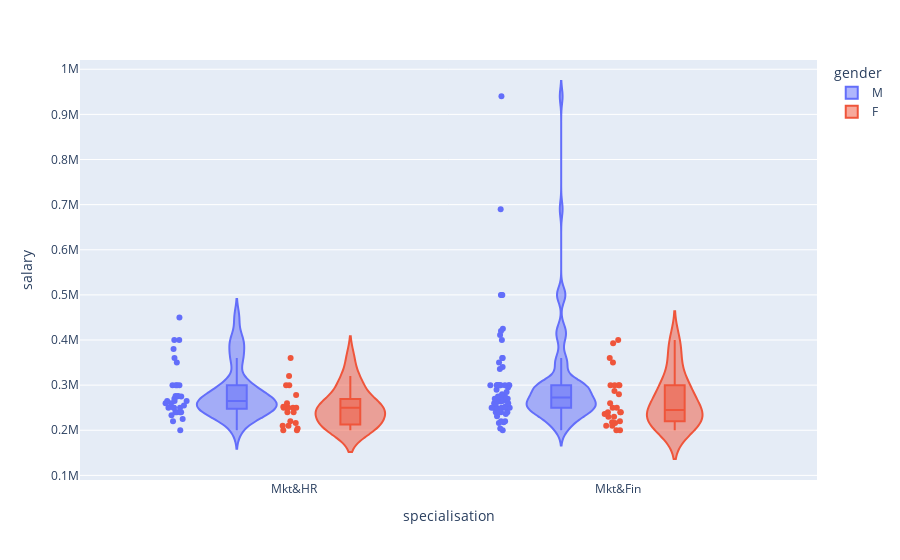

Notebook code cell kept with this figure:
### Code cell
import plotly_express as px
px.violin(placed,y="salary",x="specialisation",color="gender",box=True,points="all")

### Figure 1 — Plotly figure (JSON) as saved in the notebook; plotly's stock layout.template omitted (floating-point values rounded to 4 significant figures)
{"data": [{"alignmentgroup": "True", "box": {"visible": true}, "hovertemplate": "gender=M<br>specialisation=%{x}<br>salary=%{y}<extra></extra>", "legendgroup": "M", "marker": {"color": "#636efa"}, "name": "M", "offsetgroup": "M", "orientation": "v", "points": "all", "scalegroup": "True", "showlegend": true, "type": "violin", "x": ["Mkt&HR", "Mkt&Fin", "Mkt&Fin", "Mkt&Fin", "Mkt&Fin", "Mkt&Fin", "Mkt&HR", "Mkt&Fin", "Mkt&Fin", "Mkt&Fin", "Mkt&HR", "Mkt&Fin", "Mkt&HR", "Mkt&Fin", "Mkt&Fin", "Mkt&HR", "Mkt&Fin", "Mkt&Fin", "Mkt&HR", "Mkt&HR", "Mkt&Fin", "Mkt&Fin", "Mkt&Fin", "Mkt&Fin", "Mkt&Fin", "Mkt&Fin", "Mkt&Fin", "Mkt&HR", "Mkt&Fin", "Mkt&Fin", "Mkt&Fin", "Mkt&Fin", "Mkt&Fin", "Mkt&Fin", "Mkt&Fin", "Mkt&Fin", "Mkt&Fin", "Mkt&Fin", "Mkt&Fin", "Mkt&Fin", "Mkt&Fin", "Mkt&Fin", "Mkt&Fin", "Mkt&HR", "Mkt&HR", "Mkt&HR", "Mkt&HR", "Mkt&Fin", "Mkt&HR", "Mkt&HR", "Mkt&Fin", "Mkt&Fin", "Mkt&HR", "Mkt&Fin", "Mkt&HR", "Mkt&HR", "Mkt&HR", "Mkt&Fin", "Mkt&HR", "Mkt&HR", "Mkt&HR", "Mkt&Fin", "Mkt&Fin", "Mkt&Fin", "Mkt&Fin", "Mkt&HR", "Mkt&HR", "Mkt&Fin", "Mkt&Fin", "Mkt&Fin", "Mkt&Fin", "Mkt&Fin", "Mkt&HR", "Mkt&Fin", "Mkt&HR", "Mkt&Fin", "Mkt&Fin", "Mkt&HR", "Mkt&Fin", "Mkt&HR", "Mkt&Fin", "Mkt&HR", "Mkt&Fin", "Mkt&HR", "Mkt&Fin", "Mkt&Fin", "Mkt&Fin", "Mkt&HR", "Mkt&Fin", "Mkt&HR", "Mkt&Fin", "Mkt&HR", "Mkt&HR", "Mkt&Fin", "Mkt&Fin", "Mkt&Fin", "Mkt&Fin", "Mkt&Fin", "Mkt&Fin"], "x0": " ", "xaxis": "x", "y": [270000, 200000, 250000, 425000, 252000, 231000, 260000, 250000, 300000, 236000, 265000, 240000, 265000, 350000, 411000, 300000, 204000, 250000, 450000, 220000, 240000, 360000, 268000, 265000, 260000, 300000, 240000, 275000, 275000, 275000, 360000, 240000, 240000, 218000, 336000, 500000, 270000, 300000, 300000, 300000, 220000, 260000, 420000, 380000, 240000, 360000, 200000, 300000, 250000, 250000, 300000, 240000, 276000, 940000, 240000, 250000, 400000, 250000, 300000, 250000, 225000, 220000, 265000, 260000, 300000, 400000, 233000, 300000, 690000, 270000, 340000, 250000, 255000, 300000, 300000, 285000, 500000, 240000, 290000, 300000, 500000, 350000, 265000, 276000, 280000, 264000, 270000, 275000, 250000, 265000, 300000, 240000, 260000, 250000, 300000, 216000, 400000, 275000, 295000], "y0": " ", "yaxis": "y"}, {"alignmentgroup": "True", "box": {"visible": true}, "hovertemplate": "gender=F<br>specialisation=%{x}<br>salary=%{y}<extra></extra>", "legendgroup": "F", "marker": {"color": "#EF553B"}, "name": "F", "offsetgroup": "F", "orientation": "v", "points": "all", "scalegroup": "True", "showlegend": true, "type": "violin", "x": ["Mkt&Fin", "Mkt&Fin", "Mkt&Fin", "Mkt&HR", "Mkt&Fin", "Mkt&HR", "Mkt&HR", "Mkt&Fin", "Mkt&HR", "Mkt&HR", "Mkt&HR", "Mkt&Fin", "Mkt&Fin", "Mkt&HR", "Mkt&HR", "Mkt&Fin", "Mkt&Fin", "Mkt&HR", "Mkt&Fin", "Mkt&HR", "Mkt&HR", "Mkt&Fin", "Mkt&Fin", "Mkt&Fin", "Mkt&Fin", "Mkt&Fin", "Mkt&HR", "Mkt&Fin", "Mkt&Fin", "Mkt&HR", "Mkt&Fin", "Mkt&Fin", "Mkt&Fin", "Mkt&HR", "Mkt&Fin", "Mkt&HR", "Mkt&Fin", "Mkt&Fin", "Mkt&Fin", "Mkt&Fin", "Mkt&HR", "Mkt&HR", "Mkt&HR", "Mkt&HR", "Mkt&Fin", "Mkt&HR"], "x0": " ", "xaxis": "x", "y": [218000, 200000, 393000, 360000, 300000, 250000, 278000, 260000, 300000, 320000, 240000, 287000, 200000, 200000, 216000, 240000, 230000, 240000, 400000, 210000, 210000, 300000, 230000, 300000, 220000, 300000, 250000, 280000, 216000, 250000, 236000, 350000, 210000, 250000, 360000, 200000, 250000, 240000, 240000, 250000, 220000, 252000, 300000, 260000, 210000, 204000], "y0": " ", "yaxis": "y"}], "layout": {"legend": {"title": {"text": "gender"}, "tracegroupgap": 0}, "margin": {"t": 60}, "violinmode": "group", "xaxis": {"anchor": "y", "domain": [0, 1], "title": {"text": "specialisation"}}, "yaxis": {"anchor": "x", "domain": [0, 1], "title": {"text": "salary"}}}}
